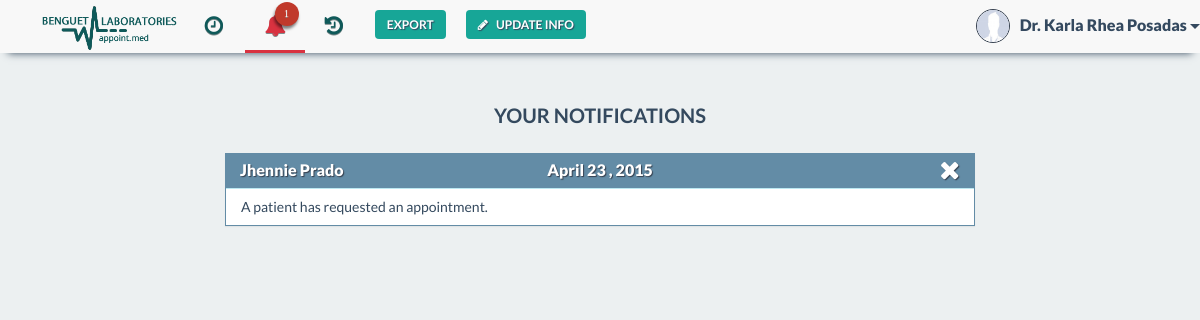
Screenshot of /doc_notifications.php (signed in) with the database file from the repository.
### tables this page shows
CREATE TABLE IF NOT EXISTS `doctor` (
  `doctor_id` varchar(30) NOT NULL,
  `doctor_name` varchar(30) NOT NULL,
  `specialization` text NOT NULL,
  `doctor_status` enum('In','Out','Break') NOT NULL,
  `email` varchar(30) NOT NULL,
  `username` varchar(30) NOT NULL,
  PRIMARY KEY (`doctor_id`),
  KEY `username` (`username`)
);

CREATE TABLE IF NOT EXISTS `notification` (
  `notification_id` int(11) NOT NULL AUTO_INCREMENT,
  `indicator` varchar(30) NOT NULL,
  `doctor_id` varchar(30) NOT NULL,
  `patient_id` varchar(30) NOT NULL,
  `legend_id` varchar(30) NOT NULL,
  `notification_date` date NOT NULL,
  `notification` text NOT NULL,
  PRIMARY KEY (`notification_id`),
  KEY `notif_id` (`legend_id`)
);

CREATE TABLE IF NOT EXISTS `patient` (
  `patient_id` varchar(30) NOT NULL,
  `patient_name` varchar(30) NOT NULL,
  `patient_contact` varchar(20) NOT NULL,
  `birthdate` date NOT NULL,
  `email` varchar(30) NOT NULL,
  `username` varchar(30) NOT NULL,
  `occupation` text,
  PRIMARY KEY (`patient_id`),
  KEY `username` (`username`)
);

### doc_notifications.php (the view, shortened to what this page needs)
<!DOCTYPE html>
<html lang="en">
        <?php
        include 'include/head.php';
        include 'connectdatabase.php';
        ?>
        <?php
        $username = $_SESSION['username'];
        $result = mysqli_query($con, "SELECT * FROM doctor WHERE username LIKE '$username'");
        $row = mysqli_fetch_array($result);
        $doctor = $row['doctor_name'];
        $doctor_id = $row['doctor_id'];
        $n_result = mysqli_query($con, "SELECT * FROM notification WHERE doctor_id LIKE '$doctor_id' ORDER BY 6 DESC, 1 DESC");
        $date_today = date('Y-m-d');
        $count_result = mysqli_query($con, "SELECT COUNT(notification) AS count FROM notification WHERE doctor_id LIKE '$doctor_id' AND indicator = 'Patient'");
        $count_row = mysqli_fetch_array($count_result);
        $count_announcement = mysqli_query($con, "SELECT * FROM announcement WHERE start_publish <= '$date_today' AND end_publish >= '$date_today' AND (send_to = 'all' OR send_to = 'doctor')");
        $notif_count = $count_row['count'];
        $announcement_count = mysqli_num_rows($count_announcement);
        $notif_count2 = $notif_count + $announcement_count;
        ?>
    <body class="e4e8e9-bg">
        <div class="container">
            <?php
            include 'include/dc-nav-start.php';
            ?>
            <ul class="nav navbar-nav">
                <li class="dropdown">
                    <a href="#" class="dropdown-toggle" data-toggle="dropdown" role="button" aria-expanded="false"><i class="fa fa-clock-o fa-lg"></i>Schedules <span class="caret"></span></a>
                </li>
                <li class="active">
                    <a href="doc_notifications.php">
                        <i class="fa fa-bell fa-lg">
                            <?php
                            if ($notif_count2 == 0)
                                echo '<span class="badge hide">' . $notif_count2 . '</span>';
                            else
                                echo '<span class="badge">' . $notif_count2 . '</span>';
                            ?>
                        </i>Notifications
                    </a>
                </li>
                <li class="dropdown">
                    <a href="#" class="dropdown-toggle" data-toggle="dropdown" role="button" aria-expanded="false"><i class="fa fa-history fa-lg"></i>History<span class="caret"></span></a>
                </li>
                <?php
                include 'include/dc-nav-end.php';
                ?>
                <div class="container-fluid" id="notification">
                    <div class="row">
                        <div class="col-md-12">
                            <h1 class="text-center row-header">Your Notifications</h1>
                        </div>
                        <div class="col-md-12">
                        </div>
                        <?php
                        if($notif_count2 >=1){
                            while ($n_row = mysqli_fetch_array($n_result)) {
                                if ($n_row['indicator'] == 'patient') {
                                    if ($n_row['doctor_id'] == $doctor_id) {
                                        $n_id = $n_row['legend_id'];
                                        $n_pid = $n_row['patient_id'];
                                        $notif_date = date("F j , Y", strtotime($n_row["notification_date"]));
                                        $n_legend = mysqli_query($con, "SELECT * FROM notification_legend WHERE legend_id LIKE '$n_id'");
                                        $n_color = mysqli_fetch_array($n_legend);
                                        $n_patient = mysqli_query($con, "SELECT * FROM patient WHERE patient_id LIKE '$n_pid'");
                                        $n_name = mysqli_fetch_array($n_patient);
                                        if ($n_color['color'] == 'red') {
                                            echo "<div class='col-xs-12 col-md-8 col-md-offset-2'>
                                    <div class='panel panel-notif panel-danger'>
                                        <div class='panel-heading'><span class='hidden-xs hidden-sm'>" . $n_name['patient_name'] . '</span>' . $notif_date . "
                                            <a href=\"close_notif_doc.php?nid=$n_row[notification_id]&desc=$n_row[notification]\" title=\"Close\"><i class='fa fa-remove delete-btn x-btn'></i></a>
                                        </div>
                                        <div class='panel-body'>
                                            " . $n_row['notification'] . "<span class=\"visible-xs visible-sm notif-name\">&mdash; " . $n_name['patient_name'] . "</span>
                                        </div>
                                    </div>
                                </div>";
                                        } else if ($n_color['color'] == 'blue') {
                                            echo "<div class='col-xs-12 col-md-8 col-md-offset-2'>
                                    <div class='panel panel-notif panel-info'>
                                        <div class='panel-heading'><span class='hidden-xs hidden-sm'>" . $n_name['patient_name'] . '</span>' . $notif_date . "
                                            <a href=\"close_notif_doc.php?nid=$n_row[notification_id]&desc=$n_row[notification]\" title='Close'><i class='fa fa-remove delete-btn x-btn'></i></a>
                                        </div>
                                        <div class='panel-body'>
                                            " . $n_row['notification'] . '<span class="visible-xs visible-sm notif-name">&mdash; ' . $n_name['patient_name'] . "</span>
                                        </div>
                                    </div>
                                </div>";
                                        }
                                    }
                                }
                            }
                        }else{
                            echo '<div class="col-xs-12 col-md-10 col-md-offset-1">
                            <div class="alert alert-warning" role="alert">
                            <strong>You have no notifications.</strong></div>
                            </div>';
                        }
                        ?>
                    </div>
                </div>
        </div>
    </body>
</html>

### include/dc-nav-end.php (shortened to what this page needs)
            <li class="nav-button hidden-sm hidden-xs">
                <form action="export.php" method="post">
                    <input type="submit" class="btn btn-default btn-noborder green-btn" value="Export" name="submit">
                </form>
            </li>
            <li class="nav-button navbar-right">
                <button type="button" class="btn btn-default btn-noborder green-btn" data-toggle="modal" data-target=".bs-dc-edit-profile-modal-lg" data-id="'.$appointment_id.'" data-patient-id="'.$patient_id.'">
                <i class="fa fa-pencil"></i>Update Info</button>
            </li>
            </ul>
            <ul class="nav navbar-nav navbar-right signedin">
                <div class="btn-group navbar-right tooltip-left" data-tooltip="Me">
                    <button type="button" class="btn btn-default btn-lg btn-noborder dropdown-toggle" data-toggle="dropdown" aria-expanded="false">
                        <div class="signedin-photo">
                            <img class="img-responsive" src="img/profile/<?php
                            $file = "img/profile/" . $doctor_id . ".jpg";
                            if (file_exists($file)) {
                                echo $doctor_id;
                            } else {
                                echo 'profile';
                            }
                            ?>.jpg">
                        </div>
                        <?php echo 'Dr. ' . $doctor ?>
                        <span class="caret"></span>
                    </button>
                </div>
            </ul>
        </div>
    </div>
</nav>

### css/styles.css (style rules this page uses)
* { margin: 0; padding: 0; }
body { padding-top: 50px; font-family: "Lato", Arial, sans-serif; color: #34495e; font-size: 18px; line-height: 1.72222; background-color: #35404F; }
a { color: #0F5959 !important; -webkit-transition: .25s; transition: .25s; }
h1, h2, h3, h4 { font-family: inherit; font-weight: 700; line-height: 1.1; color: inherit; }
.container { padding-left: 0 !important; padding-right: 0 !important; }
.e4e8e9-bg { background: #ECF0F1 !important; }
.fa-lg { font-size: 1.33333333em !important; }
i.fa.fa-user-md, i.fa.fa-location-arrow, i.fa.fa-phone, i.fa.fa-briefcase, i.fa.fa-calendar, i.fa.fa-pencil, i.fa.fa-power-off, i.fa.fa-comment, i.fa.fa-hand-o-right, i.fa.fa-envelope, i.fa.fa-angle-double-right, i.fa.fa-clock-o, i.fa.fa-calendar-o { padding-right: 8px; }
nav > div > div > ul > li > a { height: 40px; overflow: hidden; font-size: 16px; letter-spacing: 0.5px; text-transform: lowercase; text-shadow: 0px 1px 0px #7F8C8D; }
.navbar-default .navbar-nav>.active>a { height: 40px; width: auto; overflow: hidden; color: #D93240 !important; background-color: transparent; }
.nav-button.navbar-right { text-align: center; }
nav > div > div > ul > li > a > i, .navbar-default .navbar-nav>.active>a>i { width: 15%; margin-bottom: 20px; padding-right: 10px; }
@media (min-width:768px) { body { padding-top: 80px; } }
@media (min-width:768px) { nav > div > div > ul > li > a { padding-left: 20px !important; height: 53px; width: 60px; border-bottom: 3px solid transparent; } }
@media (min-width:768px) { .navbar-default .navbar-nav>.active>a { padding-left: 20px !important; height: 53px; width: 60px; border-bottom: 3px solid #D93240; } }
@media (min-width:768px) { .badge { top: 2px !important; right: 6px !important; } }
@media (min-width:768px) { .nav-button { margin: 0 10px; } }
@media (min-width:768px) { .login-modal-btn, .green-btn, .blue-btn, .red-btn { margin: 0 !important; width: 100% !important; } }
.signedin { margin-left: 5px; }
.signedin button { margin: 0; padding: 9px 0; color: #34495F; font-size: 16px; font-weight: 800; line-height: 32px; }
.signedin-photo { float: left; margin: 0 10px 0 0; }
.signedin-photo img { height: 34px; width: 34px; border-radius: 50%; border: 1px solid #35404F; }
.badge { padding: 2px; position: absolute; height: 24px; width: 24px; top: 10px; right: 20px; background-color: #C0392B; font-weight: normal; font-size: 10px; line-height: 20px; border-radius: 50%; -webkit-box-shadow: -1px 3px 3px 0px rgba(0, 0, 0, 0.5); -moz--box-shadow: -1px 3px 3px 0px rgba(0, 0, 0, 0.5); box-shadow: -1px 3px 3px 0px rgba(0, 0, 0, 0.5); }
.row-header, .row-header2, .row-header3 { margin: 25px 0px; text-transform: uppercase; font-size: 20px; }
.panel-heading { text-shadow: 1px 1px 1px #35404F; }
.panel-heading .delete-btn { color: #fff; position: absolute; top: 13px; right: 30px; font-size: 26px !important; }
.panel-heading span { padding-left: 20px; position: absolute; left: 10px; }
.x-btn { top: 4px !important; }
.panel-body { padding: 12px; }
.panel-notif { background: #fff; border-radius: 0; }
.panel-notif > .panel-heading { color: #fff; padding: 3px; font-size: 16px; font-weight: 800; text-align: center; }
.panel-notif > .panel-body { padding: 6px 15px; font-size: 14px; }
.panel-notif.panel-info { border-color: #638CA6; }
.panel-notif.panel-info > .panel-heading { background: #638CA6; border-radius: 0; }
.green-btn { background: #17A697 !important; }
.login-modal-btn, .green-btn, .blue-btn, .red-btn { margin-top: 10px !important; color: #fff !important; font-size: 12px !important; font-weight: 600 !important; text-transform: uppercase !important; text-shadow: 1px 1px 1px #34495E !important; border-radius: 4px !important; }
.btn-noborder { border: 0; background: none; }

### rows the page displays
doctor: doctor_name "Karla Rhea Posadas"
notification: patient.patient_name "Jhennie Prado", notification_date "April 23 , 2015", notification "A patient has requested an appointment."

### other values shown
$notif_count2 "1"
